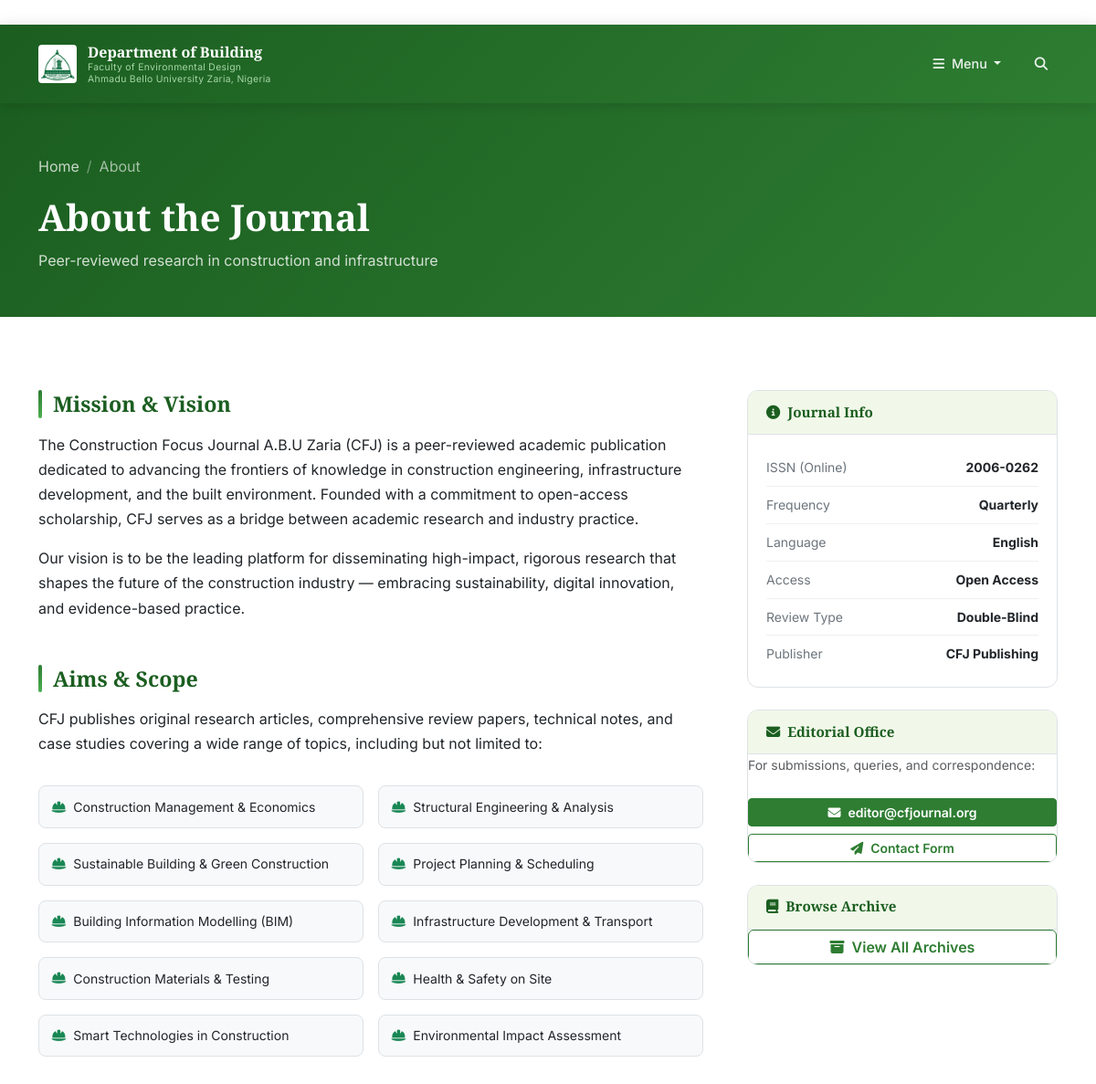
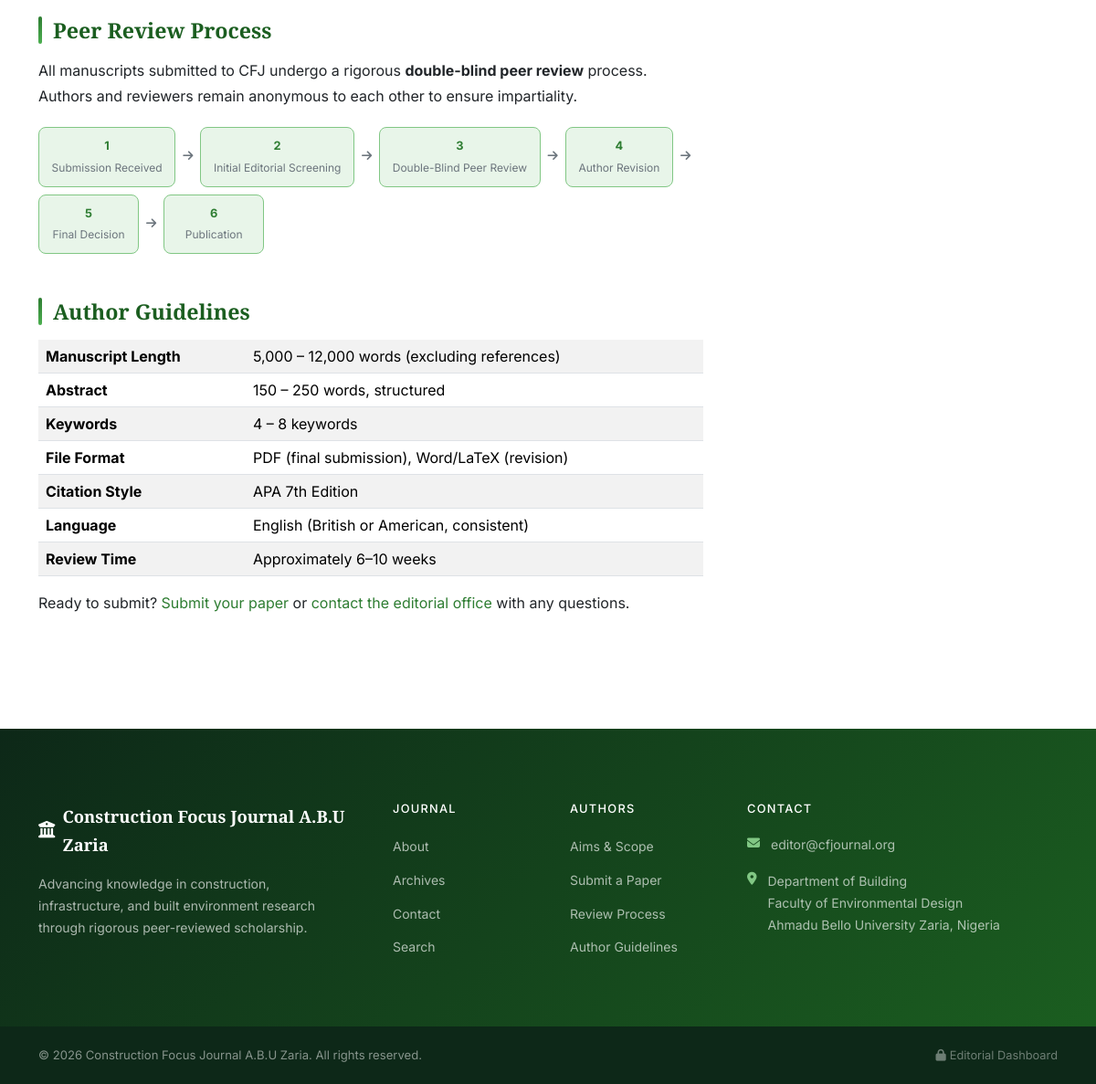
The page /about/ on the database its author committed (2 pictures, top to bottom).
### website/models.py (models this page shows, shortened)
class SiteSettings(models.Model):
    site_name = models.CharField(max_length=200, default='Construction Focus Journal')
    department = models.CharField(max_length=300, default='Department of Building')
    faculty = models.CharField(max_length=300, default='Faculty of Environmental Design')
    institution = models.CharField(max_length=300, default='Ahmadu Bello University Zaria, Nigeria')
    logo = models.ImageField(upload_to='site/', blank=True, null=True)
    issn = models.CharField(max_length=50, blank=True, default='2006-0262')
    eissn = models.CharField(max_length=50, blank=True)
    contact_email = models.EmailField(blank=True, default='editor@cfjournal.org')
    contact_phone = models.CharField(max_length=50, blank=True)
    contact_address = models.TextField(
        blank=True,
        default='Department of Building\nFaculty of Environmental Design\nAhmadu Bello University Zaria, Nigeria',
    )
    contact_response_time = models.CharField(max_length=100, blank=True, default='Within 2–3 business days')
    footer_tagline = models.TextField(
        blank=True,
        default='Advancing knowledge in construction, infrastructure, and built environment research through rigorous peer-reviewed scholarship.',
    )
    linkedin_url = models.URLField(blank=True)
    researchgate_url = models.URLField(blank=True)
    twitter_url = models.URLField(blank=True)
    academia_url = models.URLField(blank=True)
    mission_text = models.TextField(
        blank=True,
        default=(
            'The Construction Focus Journal A.B.U Zaria (CFJ) is a peer-reviewed academic publication dedicated to '
            'advancing the frontiers of knowledge in construction engineering, infrastructure development, and the '
            'built environment. Founded with a commitment to open-access scholarship, CFJ serves as a bridge between '
            'academic research and industry practice.\n\n'
            'Our vision is to be the leading platform for disseminating high-impact, rigorous research that shapes '
            'the future of the construction industry — embracing sustainability, digital innovation, and '
            'evidence-based practice.'
        ),
    )
    frequency = models.CharField(max_length=100, blank=True, default='Quarterly')
    language = models.CharField(max_length=100, blank=True, default='English')
    access_type = models.CharField(max_length=100, blank=True, default='Open Access')
    review_type = models.CharField(max_length=100, blank=True, default='Double-Blind')
    publisher_name = models.CharField(max_length=200, blank=True, default='CFJ Publishing')
    submission_fee = models.CharField(
        max_length=100, blank=True, help_text='e.g. NGN 15,000 — shown to authors before they submit',
    )
    payment_instructions = models.TextField(
        blank=True, help_text='Bank account details / payment steps shown on the submission page',
    )
    class Meta:
        verbose_name = 'Site Settings'
        verbose_name_plural = 'Site Settings'
    @classmethod
    def load(cls):
        obj, _ = cls.objects.get_or_create(pk=1)
        return obj

class ScopeTopic(models.Model):
    name = models.CharField(max_length=200, help_text='Full label, shown on the About page')
    short_name = models.CharField(
        max_length=100, blank=True,
        help_text='Optional shorter label for the homepage tag; falls back to Name',
    )
    order = models.PositiveSmallIntegerField(default=0)
    class Meta:
        ordering = ['order']

class ReviewStep(models.Model):
    name = models.CharField(max_length=200)
    order = models.PositiveSmallIntegerField(default=0)
    class Meta:
        ordering = ['order']

class GuidelineItem(models.Model):
    label = models.CharField(max_length=200, help_text='e.g. Manuscript Length')
    value = models.CharField(max_length=300, help_text='e.g. 5,000 – 12,000 words (excluding references)')
    order = models.PositiveSmallIntegerField(default=0)
    class Meta:
        ordering = ['order']

### website/views.py (the view)
# urls.py: path('about/', views.about, name='about'),
def about(request):
    return render(request, 'website/about.html', {
        'scope_topics': ScopeTopic.objects.all(),
        'review_steps': ReviewStep.objects.all(),
        'guideline_items': GuidelineItem.objects.all(),
    })

### src/context_processors.py (called while the page is built)
def pending_submissions_count(request):
    if not request.path.startswith('/dashboard/') or not request.user.is_authenticated:
        return {}
    return {
        'pending_submissions_count': Submission.objects.filter(status=Submission.STATUS_PENDING).count(),
    }

### website/context_processors.py (called while the page is built)
def site_settings(request):
    return {'site_settings': SiteSettings.load()}

### templates/website/about.html (shortened to what this page needs)
﻿{% extends 'website/base.html' %}
{% block content %}
<section class="page-hero">
  <div class="container">
    <nav aria-label="breadcrumb">
      <ol class="breadcrumb">
        <li class="breadcrumb-item"><a href="{% url 'website:home' %}">Home</a></li>
        <li class="breadcrumb-item active">About</li>
      </ol>
    </nav>
    <h1 class="page-hero-title">About the Journal</h1>
    <p class="page-hero-subtitle">Peer-reviewed research in construction and infrastructure</p>
  </div>
</section>
<section class="py-6">
  <div class="container">
    <div class="row g-5">
      <div class="col-lg-8">
        <div class="content-section">
          <h2 class="content-heading">
            <span class="heading-accent"></span>Mission & Vision
          </h2>
          {{ site_settings.mission_text|linebreaks }}
        </div>
        <div class="content-section mt-5">
          <h2 class="content-heading">
            <span class="heading-accent"></span>Aims & Scope
          </h2>
          <p>
            CFJ publishes original research articles, comprehensive review papers, technical notes,
            and case studies covering a wide range of topics, including but not limited to:
          </p>
          <div class="row g-3 mt-2">
            {% for topic in scope_topics %}
            <div class="col-md-6">
              <div class="scope-topic-item">
                <i class="fas fa-hard-hat me-2 text-success"></i>{{ topic.name }}
              </div>
            </div>
            {% endfor %}
          </div>
        </div>
        <div class="content-section mt-5">
          <h2 class="content-heading">
            <span class="heading-accent"></span>Peer Review Process
          </h2>
          <p>
            All manuscripts submitted to CFJ undergo a rigorous <strong>double-blind peer review</strong>
            process. Authors and reviewers remain anonymous to each other to ensure impartiality.
          </p>
          <div class="process-timeline">
            {% for step in review_steps %}
            <div class="process-step">
              <div class="process-step-number">{{ forloop.counter }}</div>
              <div class="process-step-label">{{ step.name }}</div>
            </div>
            {% if not forloop.last %}
            <div class="process-connector"><i class="fas fa-arrow-right"></i></div>
            {% endif %}
            {% endfor %}
          </div>
        </div>
        <div class="content-section mt-5">
          <h2 class="content-heading">
            <span class="heading-accent"></span>Author Guidelines
          </h2>
          <div class="guidelines-table">
            <table class="table table-striped">
              <tbody>
                {% for item in guideline_items %}
                <tr><th>{{ item.label }}</th><td>{{ item.value }}</td></tr>
                {% endfor %}
              </tbody>
            </table>
          </div>
          <p class="mt-3">
            Ready to submit? <a href="{% url 'website:submit' %}">Submit your paper</a> or
            <a href="{% url 'website:contact' %}">contact the editorial office</a> with any questions.
          </p>
        </div>
      </div>
      <div class="col-lg-4">
        <div class="sidebar-sticky">
          <div class="info-card">
            <h5 class="info-card-title"><i class="fas fa-info-circle me-2"></i>Journal Info</h5>
            <ul class="info-list">
              <li><span>ISSN (Online)</span><strong>{{ site_settings.eissn|default:site_settings.issn }}</strong></li>
              <li><span>Frequency</span><strong>{{ site_settings.frequency }}</strong></li>
              <li><span>Language</span><strong>{{ site_settings.language }}</strong></li>
              <li><span>Access</span><strong>{{ site_settings.access_type }}</strong></li>
              <li><span>Review Type</span><strong>{{ site_settings.review_type }}</strong></li>
              <li><span>Publisher</span><strong>{{ site_settings.publisher_name }}</strong></li>
            </ul>
          </div>
          <div class="info-card mt-4">
            <h5 class="info-card-title"><i class="fas fa-envelope me-2"></i>Editorial Office</h5>
            <p class="small text-muted">
              For submissions, queries, and correspondence:
            </p>
            <a href="mailto:{{ site_settings.contact_email }}" class="btn btn-primary btn-sm w-100 mt-2">
              <i class="fas fa-envelope me-2"></i>{{ site_settings.contact_email }}
            </a>
            <a href="{% url 'website:contact' %}" class="btn btn-outline-primary btn-sm w-100 mt-2">
              <i class="fas fa-paper-plane me-2"></i>Contact Form
            </a>
          </div>
          <div class="info-card mt-4">
            <h5 class="info-card-title"><i class="fas fa-book me-2"></i>Browse Archive</h5>
            <a href="{% url 'website:volumes' %}" class="btn btn-outline-success w-100">
              <i class="fas fa-archive me-2"></i>View All Archives
            </a>
          </div>
        </div>
      </div>
    </div>
  </div>
</section>
{% endblock %}

### templates/website/partials/navbar.html (shortened to what this page needs)
﻿{% load static %}
<nav class="navbar navbar-expand-lg navbar-dark sticky-top" id="mainNav">
  <div class="container">
    <a class="navbar-brand" href="{% url 'website:home' %}">
      <div class="brand-logo">
        {% if site_settings.logo %}
        <img src="{{ site_settings.logo.url }}" alt="{{ site_settings.site_name }}" class="brand-logo-img" width="42" height="42">
        {% else %}
        <i class="fas fa-building-columns brand-icon"></i>
        {% endif %}
        <div class="brand-text">
          <span class="brand-name">{{ site_settings.department }}</span>
          <span class="brand-subtitle">{{ site_settings.faculty }}</span>
          <span class="brand-subtitle">{{ site_settings.institution }}</span>
        </div>
      </div>
    </a>
    <div class="collapse navbar-collapse" id="navbarNav">
      <ul class="navbar-nav ms-auto align-items-lg-center gap-lg-1">
        <li class="nav-item dropdown">
          <a class="nav-link dropdown-toggle" href="#" id="mainMenuDropdown" role="button"
             data-bs-toggle="dropdown" aria-expanded="false">
            <i class="fas fa-bars me-1"></i> Menu
          </a>
        </li>
        <li class="nav-item ms-lg-2">
          <a class="nav-link nav-search-btn" href="{% url 'website:search' %}" title="Search">
            <i class="fas fa-search"></i>
          </a>
        </li>
      </ul>
    </div>
  </div>
</nav>

### templates/website/partials/footer.html (shortened to what this page needs)
﻿{% load static %}
<footer class="site-footer">
  <div class="footer-top">
    <div class="container">
      <div class="row g-5">
        <div class="col-lg-4">
          <div class="footer-brand">
            <i class="fas fa-building-columns me-2"></i>
            <span>Construction Focus Journal A.B.U Zaria</span>
          </div>
          <p class="footer-tagline">
            {{ site_settings.footer_tagline }}
          </p>
        </div>
        <div class="col-lg-2 col-md-4">
          <h6 class="footer-heading">Journal</h6>
          <ul class="footer-links">
            <li><a href="{% url 'website:about' %}">About</a></li>
            <li><a href="{% url 'website:volumes' %}">Archives</a></li>
            <li><a href="{% url 'website:contact' %}">Contact</a></li>
            <li><a href="{% url 'website:search' %}">Search</a></li>
          </ul>
        </div>
        <div class="col-lg-2 col-md-4">
          <h6 class="footer-heading">Authors</h6>
          <ul class="footer-links">
            <li><a href="{% url 'website:about' %}">Aims & Scope</a></li>
            <li><a href="{% url 'website:submit' %}">Submit a Paper</a></li>
            <li><a href="{% url 'website:about' %}">Review Process</a></li>
            <li><a href="{% url 'website:about' %}">Author Guidelines</a></li>
          </ul>
        </div>
        <div class="col-lg-4 col-md-4">
          <h6 class="footer-heading">Contact</h6>
          <ul class="footer-contact">
            <li>
              <i class="fas fa-envelope"></i>
              <span>{{ site_settings.contact_email }}</span>
            </li>
            <li>
              <i class="fas fa-map-marker-alt"></i>
              <span>{{ site_settings.contact_address|linebreaksbr }}</span>
            </li>
          </ul>
        </div>
      </div>
    </div>
  </div>
  <div class="footer-bottom">
    <div class="container">
      <div class="row align-items-center">
        <div class="col-md-6">
          <p class="mb-0">
            &copy; {% now "Y" %} Construction Focus Journal A.B.U Zaria. All rights reserved.
          </p>
        </div>
        <div class="col-md-6 text-md-end">
          <a href="{% url 'src:login' %}" class="footer-admin-link">
            <i class="fas fa-lock me-1"></i>Editorial Dashboard
          </a>
        </div>
      </div>
    </div>
  </div>
</footer>

### rows shown on the page
SiteSettings: logo (picture), department "Department of Building", faculty "Faculty of Environmental Design", institution "Ahmadu Bello University Zaria, Nigeria", mission_text "The Construction Focus Journal A.B.U Zaria (CFJ) is a peer-reviewed academic publication dedicated to advancing the frontiers of knowledge in construction engineering, infrastructure development, and the built environment. Founded with a commitment to open-access scholarship, CFJ serves as a bridge between academic research and industry practice. Our vision is to be the leading platform for disseminating high-impact, rigorous research that shapes the future of the construction industry — embracing sustainability, digital innovation, and evidence-based practice.", eissn "2006-0262", frequency "Quarterly", language "English", access_type "Open Access", review_type "Double-Blind", publisher_name "CFJ Publishing", contact_email "editor@cfjournal.org", footer_tagline "Advancing knowledge in construction, infrastructure, and built environment research through rigorous peer-reviewed scholarship.", contact_address "Department of Building Faculty of Environmental Design Ahmadu Bello University Zaria, Nigeria"
ScopeTopic: name "Construction Management & Economics"
ScopeTopic: name "Structural Engineering & Analysis"
ScopeTopic: name "Sustainable Building & Green Construction"
ScopeTopic: name "Project Planning & Scheduling"
ScopeTopic: name "Building Information Modelling (BIM)"
ScopeTopic: name "Infrastructure Development & Transport"
ScopeTopic: name "Construction Materials & Testing"
ScopeTopic: name "Health & Safety on Site"
ScopeTopic: name "Smart Technologies in Construction"
ScopeTopic: name "Environmental Impact Assessment"
ReviewStep: name "Submission Received"
ReviewStep: name "Initial Editorial Screening"
ReviewStep: name "Double-Blind Peer Review"
ReviewStep: name "Author Revision"
ReviewStep: name "Final Decision"
ReviewStep: name "Publication"
GuidelineItem: label "Manuscript Length", value "5,000 – 12,000 words (excluding references)"
GuidelineItem: label "Abstract", value "150 – 250 words, structured"
GuidelineItem: label "Keywords", value "4 – 8 keywords"
GuidelineItem: label "File Format", value "PDF (final submission), Word/LaTeX (revision)"
GuidelineItem: label "Citation Style", value "APA 7th Edition"
GuidelineItem: label "Language", value "English (British or American, consistent)"
GuidelineItem: label "Review Time", value "Approximately 6–10 weeks"
